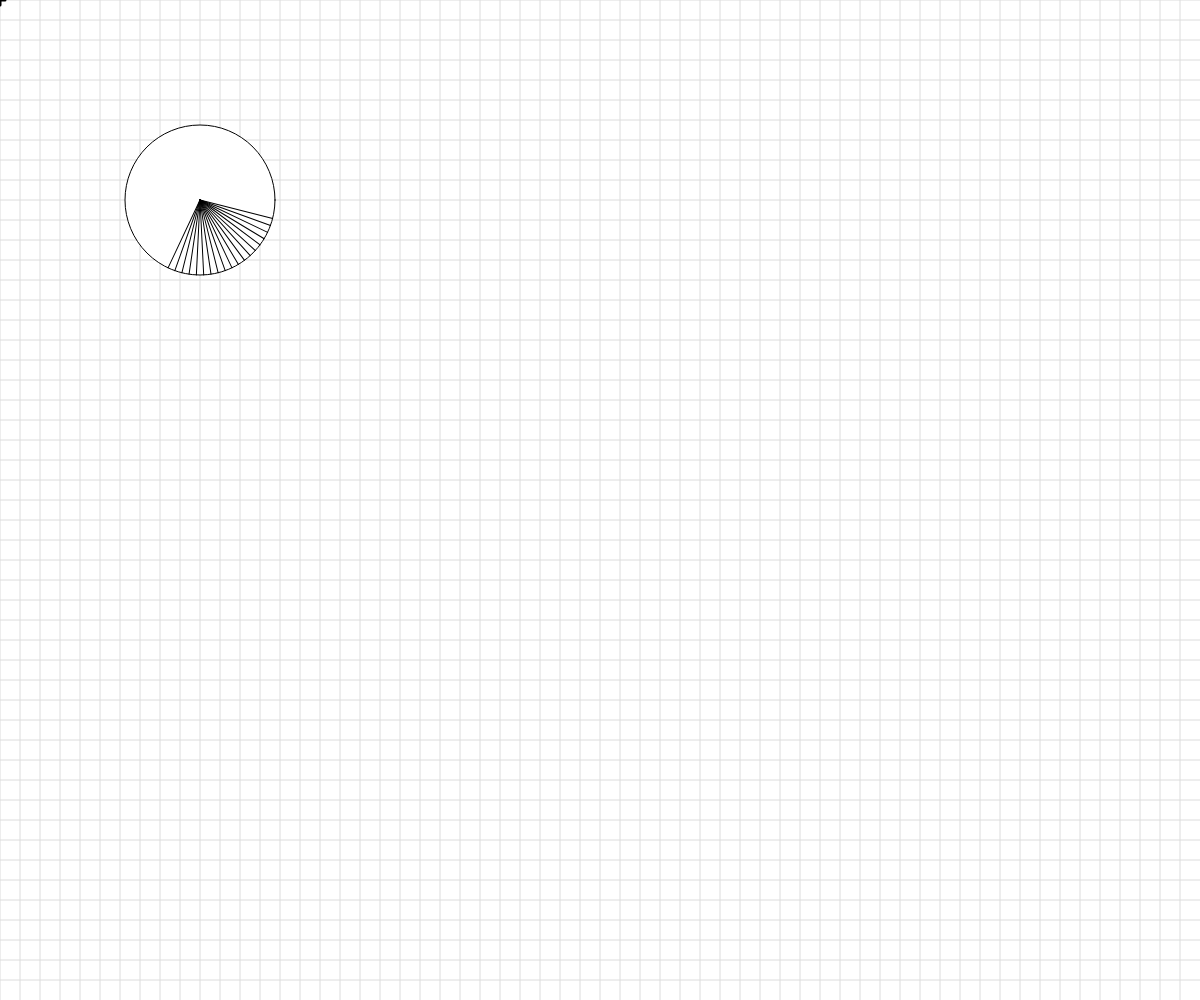
Frame 1 (no input)
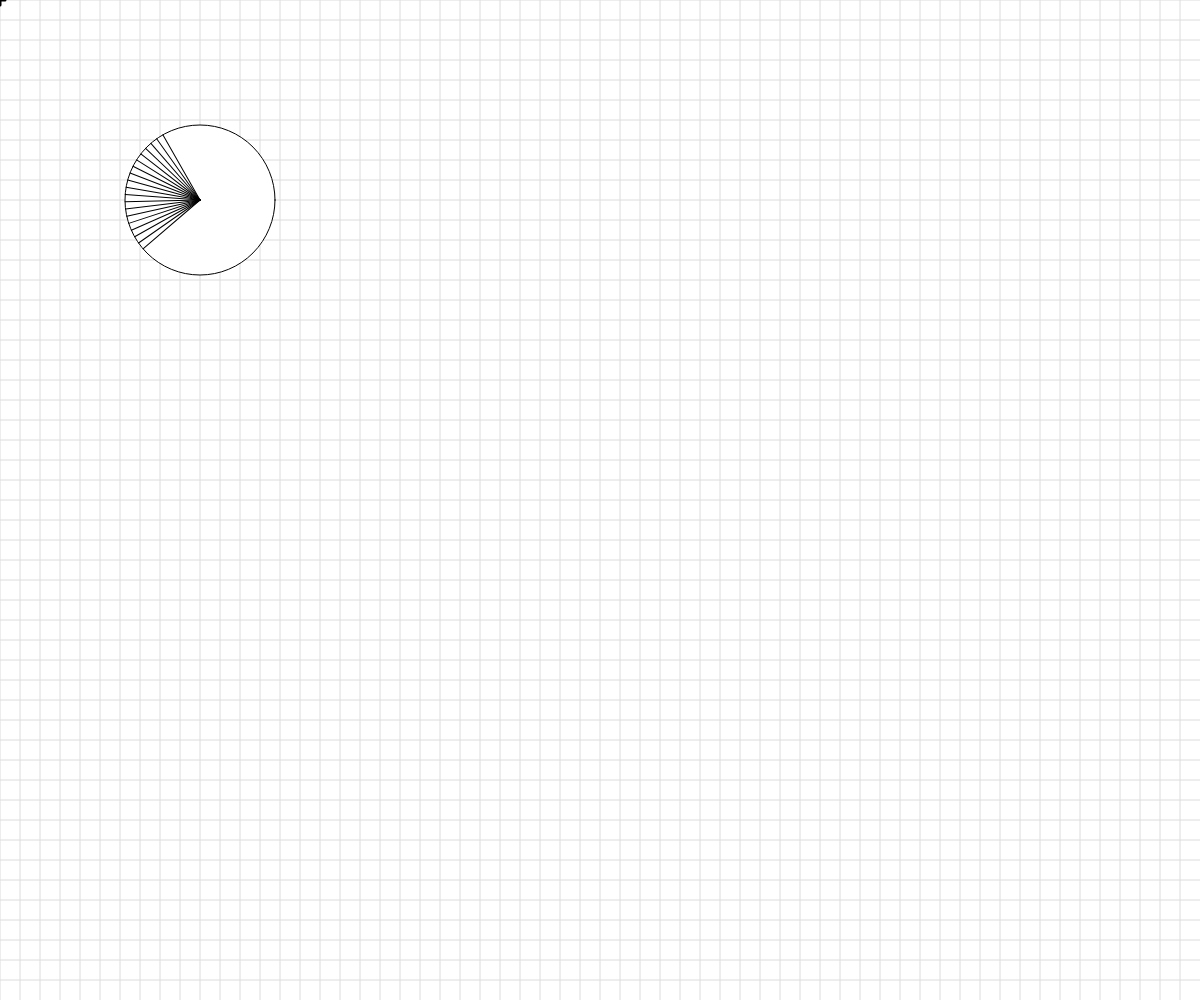
Frame 60 (no input)
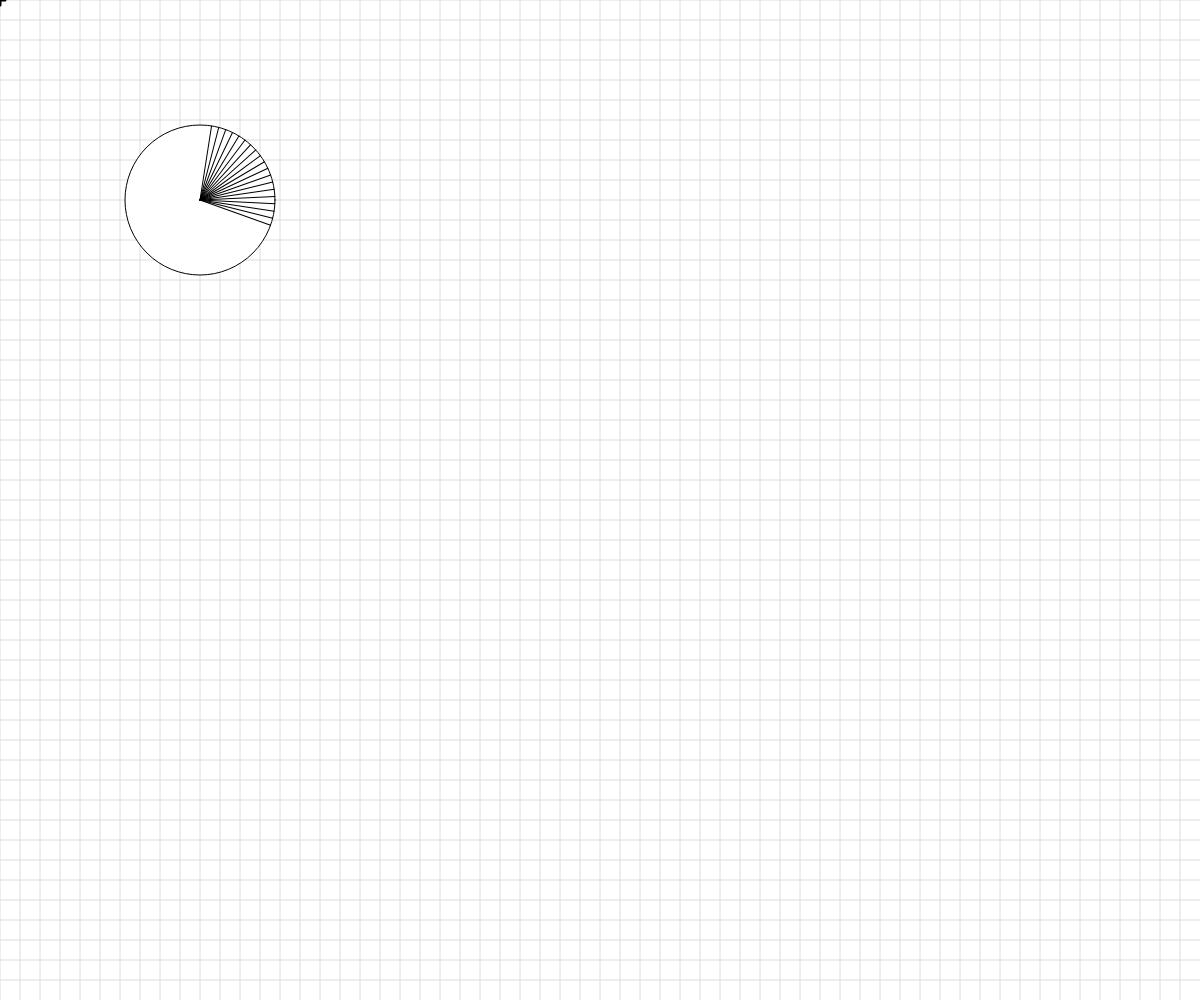
Frame 120 (the mouse pressed at the canvas centre since frame 60)

The p5.js sketch that drew these frames (run headless with seeded random() and noise() and a simulated clock; from frame 60 on, the mouse is pressed at the canvas centre):

// p5.js sketch
// ── sketch.js
// Basic Transformations Sandbox


let originalSpacing = 20;


function setup() {
  createCanvas(windowWidth, windowHeight);
}

function draw() {
  background(255);
  drawBasicGrid(220);


  //transformation one: TRANSLATION
  // translate(120,120);
  // drawBasicGrid(150);
  // rectangleRed(40,20)
  // pop()
  // rectangleBlue(-80,-100)
 

  //add push()  pop()




  //transformation two: SCALE
  // push();
  // // rectMode(CORNER);
  // // rectangleRed(40,0);
  // // let scaleAmount = 2.5;
  // // scale(scaleAmount);
  // // drawBasicGrid(100);
  // // rectangleBlue(0,0);
  // let scaleAmount = map(mouseX, 0, width, 0, 4)
  // scale(scaleAmount)
  // drawBasicGrid(150)
  // rectangleRed(40,40)
  // pop();



  //transformation three: ROTATION
  //reminder: rotations are measured in radians, not degrees! Functions can help with the conversion...
 


  //Combinations of Transformations
  push(); 
  translate(200,200); 
  circle(0,0,150)
  rotate(frameCount/4) 
  let numSpokes = map(6,0,width,0,360);
  numSpokes = 19; 
  for(let i = 0; i < numSpokes; i++){
    line(0,0,75,0); 
    rotate(360/numSpokes);

  }
  pop();

}


function face(x, y) {
  //draw a face at x,y
  push();
  translate(x,y);
  ellipseMode(CENTER);
  fill(200,200,0);
  stroke(0);
  ellipse(0,0,80,80);
  fill(90, 140, 30, 220);
  triangle(-20, 20, 20, 20, 0, 30);
  fill(0);
  ellipse(-25,0,10,10);
  ellipse(25,0,10,10);
  strokeWeight(5);
  line(-30,-10,30,-10);
  strokeWeight(1);
  pop();

}

function rectangleRed(x, y) {
  //draw a red rectangle at x,y (sized 50 pixels square) - to visualize what happens to the coordinate system
  //when different basic transformations are applied.
  noStroke();
  fill(255, 0, 0, 150);
  rect(x, y, 50, 50);

}

function rectangleBlue(x, y) {
  //draw a red rectangle at x,y (sized 50 pixels square) - to visualize what happens to the coordinate system
  //when different basic transformations are applied.
  noStroke();
  fill(0, 0, 255, 150);
  rect(x, y, 50, 50);

}

function drawBasicGrid(shade) {
  //draw the normal cartesian Coordinate Grid, in a light color. Spaced at 20 px by default
  stroke(shade);
  for (let x = 0; x < width; x += 20) {
    line(x, 0, x, height);
  }
  for (let y = 0; y < height; y += 20) {
    line(0, y, width, y);
  }

  //Draw "X" at the origin
  strokeWeight(3);
  stroke(0);
  line(-5,0,5,0);
  line(0,5,0,-5);
  strokeWeight(1);
}
